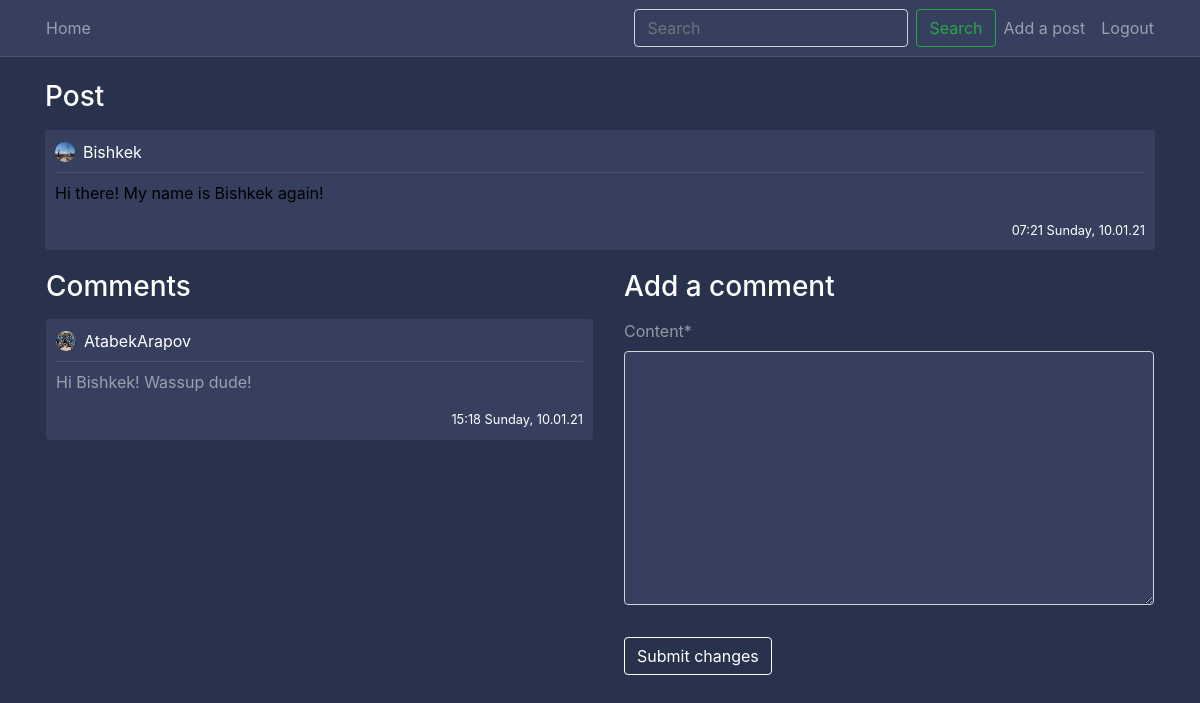
The app's page /post/27/ (signed in) with its own data.
### blog/models.py (models this page shows, shortened)
class Post(models.Model):
    content = models.TextField(max_length=1000000)
    date_posted = models.DateTimeField(default=timezone.now)
    author = models.ForeignKey(User, on_delete=models.CASCADE)

class Comment(models.Model):
    content = models.TextField(max_length=1000000)
    date_posted = models.DateTimeField(default=timezone.now)
    author = models.ForeignKey(User, on_delete=models.CASCADE)
    post_connected = models.ForeignKey(Post, on_delete=models.CASCADE)

### users/models.py (models this page shows, shortened)
class Profile(models.Model):
    user = models.OneToOneField(User, on_delete=models.CASCADE)
    image = models.ImageField(default='default.jpg', upload_to='profile_pics')
    location = models.CharField(max_length=220, null=True, blank=True)
    bio = models.TextField(blank=True, null=True)
    date = models.DateTimeField(auto_now_add=True)
    updated = models.DateTimeField(auto_now=True)
    followers = models.ManyToManyField(User, related_name='following', blank=True)
    @property
    def followers(self):
        return Follow.objects.filter(follow_user=self.user).count()
    @property
    def following(self):
        return Follow.objects.filter(user=self.user).count()

### blog/views.py (the view)
# urls.py: path('post/<int:pk>/', PostDetailView.as_view(), name='post-detail'),
class PostDetailView(DetailView):
    model = Post
    template_name = 'blog/post_detail.html'
    context_object_name = 'post'
    def get_context_data(self, **kwargs):
        data = super().get_context_data(**kwargs)
        comments_connected = Comment.objects.filter(post_connected=self.get_object()).order_by('-date_posted')
        data['comments'] = comments_connected
        data['form'] = NewCommentForm(instance=self.request.user)
        return data
    def post(self, request, *args, **kwargs):
        new_comment = Comment(content=request.POST.get('content'),
                              author=self.request.user,
                              post_connected=self.get_object())
        new_comment.save()
        return self.get(self, request, *args, **kwargs)

### blog/forms.py
class NewCommentForm(forms.ModelForm):
    class Meta:
        model = Comment
        fields = ['content']

### blog/templates/blog/post_detail.html (shortened to what this page needs)
{% extends "blog/base.html" %}
{% load crispy_forms_tags %}
{% block content %}
    <h3 class="white-important mb-3">
        Post
    </h3>
   <article class="media content-section">
        <div style="width: 100%; word-break: break-all;">
            <div class="pb-2 row m-0" style="width: 100%; margin-right: 0 !important;">
               <div
                       style="padding-left: 0px !important;"
                       class="col-8 no-padding d-flex align-items-center">
                   <img
                       class="rounded-circle mr-2"
                       style="width: 20px; height: 20px;"
                       src="{{ post.author.profile.image.url }}">
                   <a class="mr-2 white-important" href="{% url 'user-posts' post.author %}">
                       {{ post.author }}
                   </a>
               </div>
               <div class="col-4 d-flex flex-row-reverse no-padding align-items-center"
                    style="padding-right: 0 !important;">
               </div>
           </div>
            <div
                    class="mb-2"
                    style="width: 100%; height: 1px; background-color: rgba(255, 255, 255, 0.1)"></div>
            <a style="color: rgba(255, 255, 255, 0.5) !important;">
                <p style="color: black;">
                    {{ post.content }}
                </p>
                <small
                    class="white-important d-flex full-width flex-row-reverse">
                    {{ post.date_posted | date:"H:i l, d.m.y" }}
                </small>
            </a>
        </div>
   </article>
    <div class="row pl-3">
        <div class="col-12 col-md-6 pl-0">
         <h3 class="white-important mb-3">
             Comments
         </h3>
        {% for comment in comments %}
            <article class="media content-section">
                <div style="width: 100%; word-break: break-all;">
                <div class="pb-2 row m-0" style="width: 100%; margin-right: 0 !important;">
                   <div
                           style="padding-left: 0px !important;"
                           class="col-8 no-padding d-flex align-items-center">
                       <img
                           class="rounded-circle mr-2"
                           style="width: 20px; height: 20px;"
                           src="{{ comment.author.profile.image.url }}">
                       <a class="mr-2 white-important" href="{% url 'user-posts' comment.author.username %}">
                           {{ comment.author }}
                       </a>
                   </div>
               </div>
                <div
                        class="mb-2"
                        style="width: 100%; height: 1px; background-color: rgba(255, 255, 255, 0.1)"></div>
                <a style="color: rgba(255, 255, 255, 0.5) !important;">
                    <p>
                        {{ comment.content }}
                    </p>
                    <small
                        class="white-important d-flex full-width flex-row-reverse">
                        {{ comment.date_posted | date:"H:i l, d.m.y" }}
                    </small>
                </a>
            </div>
            </article>
        {% endfor %}
        </div>
        {% if user is not None %}
            <div class="col-12 col-md-6 pl-0 pl-md-3 pr-3">
                <h3 class="white-important mb-3">
                    Add a comment
                </h3>
                <form method="POST">
                    <fieldset class="form-group">
                        {{ form | crispy }}
                    </fieldset>
                    <div class="form-group">
                        <button class="btn btn-outline-primary" type="submit">Submit changes</button>
                    </div>
                </form>
            </div>
        {% endif %}
    </div>
{% endblock content %}

### blog/static/blog/main.css (style rules this page uses)
:root { --muted-color: rgba(255, 255, 255, 0.5); }
body { background: #28324c; color: var(--muted-color); margin-top: 5rem; }
h1, h2, h3, h4, h5, h6 { color: var(--muted-color); }
.content-section { background: #36405e; padding: 10px 10px; margin-bottom: 20px; }
.no-padding { padding: 0 !important; }
a { color: white; text-underline: none; text-decoration: none !important; }
article { border-radius: 4px; }
.white-important { color: white; }
.full-width { width: 100% }
.btn-outline-primary { border-color: white; color: white !important; }
.form-control { background-color: #36405e !important; color: var(--muted-color) !important; box-shadow: 0 0 0 0 !important; }

### records on screen
Post: author.profile.image (picture), author "Bishkek", content "Hi there! My name is Bishkek again!", date_posted "07:21 Sunday, 10.01.21"
Comment: author.profile.image (picture), author "AtabekArapov", content "Hi Bishkek! Wassup dude!", date_posted "15:18 Sunday, 10.01.21"
